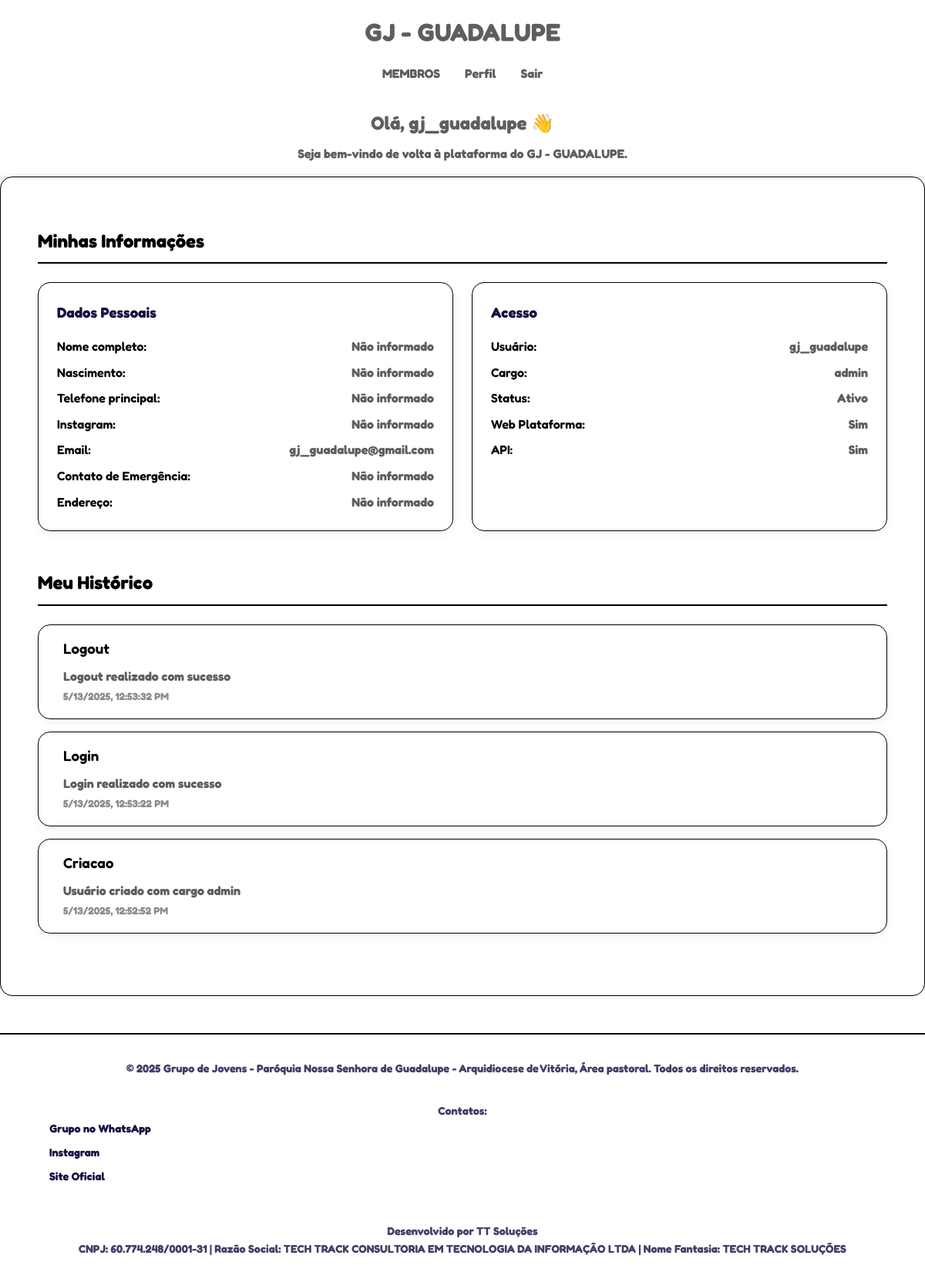
Screenshot of /perfil (signed in) with the database file from the repository.
### tables this page shows
CREATE TABLE usuarios (
    id INTEGER PRIMARY KEY AUTOINCREMENT,
    username TEXT UNIQUE NOT NULL,
    email TEXT NOT NULL,
    senha_hash TEXT NOT NULL,
    cargo TEXT NOT NULL DEFAULT 'user',
    acesso_api BOOLEAN DEFAULT FALSE,
    criado_em TIMESTAMP DEFAULT CURRENT_TIMESTAMP
, nome_completo TEXT, telefone TEXT, instagram TEXT, contato_emergencia TEXT, data_nascimento TEXT, endereco TEXT);

CREATE TABLE logs_usuarios (
    id INTEGER PRIMARY KEY AUTOINCREMENT,
    usuario_id INTEGER NOT NULL,
    acao TEXT NOT NULL,
    detalhes TEXT,
    data_hora TIMESTAMP DEFAULT CURRENT_TIMESTAMP,
    FOREIGN KEY (usuario_id) REFERENCES usuarios(id)
);

### app/routes/perfil.py (the view)
@app.route('/perfil')
def perfil():
    if 'user' not in session:
        return render_template('pages/public/home.html')
    username = session['user']['username']
    user_data = detalhar_usuario(username)
    print(user_data)
    user_logs = log_usuario(username)
    print(user_logs)
    return render_template('pages/private/perfil.html', user=user_data, logs=user_logs)

### app/routes/geral.py (called while the page is built)
@app.context_processor
def inject_now():
    if 'user' not in session:
        user = { 'is_authenticated': False }
    else:
        user = { 'is_authenticated': True }
    return {'now': datetime.now(), 'current_user': user}

### config/database/config/functions_db.py (called while the page is built)
def conectar_banco() -> sqlite3.Connection:
    from config.models.paths import path_data_base
    import os
    path_db = os.path.join(path_data_base, 'site_gj.db')
    try:
        conn = sqlite3.connect(path_db)
        return conn
    except sqlite3.Error as e:
        raise Exception(f"Erro ao conectar ao banco: {e}")

def executar_sql(sql: str) -> Union[str, list]:
    conn = conectar_banco()
    cursor = conn.cursor()
    try:
        cursor.execute(sql)
        if cursor.description:
            resultado = cursor.fetchall()
        else:
            conn.commit()
            resultado = "Sucesso ao executar"
        return resultado
    except sqlite3.Error as e:
        conn.rollback()
        raise Exception(f"Erro ao executar SQL: {e}")
    finally:
        cursor.close()
        conn.close()

### utils/modules/usuarios/functions.py (called while the page is built)
def log_usuario(username: str) -> List[Dict[str, Union[str, int]]]:
    query = f"""
SELECT l.acao, l.detalhes, l.data_hora
FROM logs_usuarios l
JOIN usuarios u ON l.usuario_id = u.id
WHERE u.username = '{username}'
ORDER BY l.data_hora DESC
    """
    resultados = executar_sql(query)
    return [{
        'acao': row[0],
        'detalhes': row[1],
        'data_hora': row[2]
    } for row in resultados]

### app/templates/pages/private/perfil.html (shortened to what this page needs)
{% extends "base.html" %}
{% from "macros/cards.jinja2" import info_card %}
{% block css %}
<link rel="stylesheet" href="{{ url_for('static', filename='css/pages/perfil.css') }}">
{% endblock %}
{% block content %}
<div class="profile-container">
    <section class="profile-section">
        <h2 class="section-title">Minhas Informações</h2>
        <div class="profile-grid">
            {{ info_card(
                title="Dados Pessoais",
                items=[
                    ('Nome completo', user.nome_completo or 'Não informado'),
                    ('Nascimento', user.data_nascimento or 'Não informado'),
                    ('Telefone principal', user.telefone or 'Não informado'),
                    ('Instagram', user.instagram or 'Não informado'),
                    ('Email', user.email),
                    ('Contato de Emergência', user.contato_emergencia or 'Não informado'),
                    ('Endereço', user.endereco or 'Não informado'),
                ]
            ) }}
            {{ info_card(
                title="Acesso",
                items=[
                    ('Usuário', user.username),
                    ('Cargo', user.cargo),
                    ('Status', 'Ativo'),
                    ('Web Plataforma', 'Sim'),
                    ('API', 'Sim' if user.acesso_api else 'Não')
                ]
            ) }}
        </div>
    </section>
    <section class="history-section">
        <h2 class="section-title">Meu Histórico</h2>
        <div class="history-list">
            {% for log in logs %}
                {% include 'components/log-card.html' %}
            {% endfor %}
        </div>
    </section>
{% endblock %}

### app/templates/macros/cards.jinja2
{% macro info_card(title, items) %}
<div class="info-card">
    <h3>{{ title }}</h3>
    <div class="info-list">
        {% for label, value in items %}
        <div class="info-item">
            <span class="info-label">{{ label }}:</span>
            <span class="info-value">{{ value }}</span>
        </div>
        {% endfor %}
    </div>
</div>
{% endmacro %}

### app/templates/components/header.html (shortened to what this page needs)
<header class="main-header">
    <div class="header-container">
        <div class="brand">
            <a href="/index">GJ - GUADALUPE</a>
        </div>
        <nav class="main-nav">
            <ul>
                {% if current_user.is_authenticated %}
                    <li><a href="/membros" title="Ir para membros">MEMBROS</a></li>
                    <li><a href="/perfil" title="Ir para perfil do sistema">Perfil</a></li>
                    <li><a href="/logout" title="Deslogar do sistema">Sair</a></li>
                {% else %}
                    <li><a href="/login" title="Realizar Login">Login</a></li>
                {% endif %}
            </ul>
        </nav>
        <div class="header-intro">
            {% if current_user.is_authenticated %}
                <h2 class="dashboard-title">Olá, {{ session.user.username }} 👋</h2>
                <p class="dashboard-subtext">Seja bem-vindo de volta à plataforma do GJ - GUADALUPE.</p>
            {% else %}
                <h2 class="public-title">Entre para mais recursos</h2>
                <p class="public-subtext">Crie uma conta ou faça login para ter acesso completo ao sistema.</p>
            {% endif %}
        </div>
    </div>
</header>

### app/templates/components/log-card.html (shortened to what this page needs)
<div class="log-card">
    <div class="log-details">
        <h3 class="log-title">{{ log.acao|title }}</h3>
        <p class="log-description">{{ log.detalhes }}</p>
        <small class="log-date">{{ log.data_hora }}</small>
    </div>
</div>

### app/static/css/main.css (style rules this page uses)
:root { --text-color: #1A0D42; --background-color: #FFFFFF; --border-color: #000000; --primary-color: #1A0D42; --secondary-color: #34D399; --accent-color: #F59E0B; --danger-color: #EF4444; --success-color: #10B981; --info-color: #60A5FA; --warning-color: #FBBF24; --text-dark: #000000; --text-light: #5E5E5E; --background-soft: #F7F7F7; --background-card: #FFFFFF; --btn-primary-bg: var(--primary-color); --btn-primary-text: #ffffff; --btn-secondary-bg: var(--secondary-color); --btn-secondary-text: #ffffff; --modal-bg: rgba(0, 0, 0, 0.6); --modal-content-bg: #fff; --spacing-unit: 1rem; }
* { margin: 0; padding: 0; box-sizing: border-box; }
a { color: var(--primary-color); text-decoration: none; transition: color 0.3s ease; }
body { font-family: 'Fredoka', sans-serif; font-weight: bold; line-height: 1.6; color: var(--text-color); background-color: var(--background-color); }

### app/static/css/components/header.css (style rules this page uses)
.main-header { background-color: var(--dark-color); color: var(--text-light); padding: 1rem 0; box-shadow: 0 2px 5px rgba(0,0,0,0.1); }
.header-container { max-width: 1200px; margin: 0 auto; padding: 0 2rem; display: flex; flex-direction: column; align-items: center; text-align: center; }
.brand a { color: var(--text-light); text-decoration: none; font-size: 2rem; font-weight: bold; }
.main-nav ul { display: flex; flex-wrap: wrap; list-style: none; justify-content: center; padding: 0; margin: 1rem 0; }
.main-nav li { margin: 0 1rem; }
.main-nav a { color: var(--text-light); text-decoration: none; font-size: 1rem; transition: color 0.3s; }
.header-intro { margin-top: 0.5rem; }
.dashboard-title, .public-title { font-size: 1.5rem; margin: 0.5rem 0; }
.dashboard-subtext, .public-subtext { font-size: 1rem; margin: 0; }

### app/static/css/pages/perfil.css (style rules this page uses)
.profile-container { max-width: 1200px; margin: 2rem auto; padding: 0 1rem; }
.profile-section, .history-section { margin-bottom: 3rem; }
.section-title { color: var(--text-dark); margin-bottom: 1.5rem; padding-bottom: 0.5rem; border-bottom: 2px solid var(--border-color); }
.profile-grid { display: grid; grid-template-columns: repeat(auto-fit, minmax(300px, 1fr)); gap: 1.5rem; }
.info-card { background-color: var(--background-card); border: 1px solid var(--border-color); border-radius: 1rem; padding: 1.5rem; box-shadow: 0 4px 12px rgba(0, 0, 0, 0.05); }
.info-card h3 { color: var(--primary-color); margin-bottom: 1rem; }
.info-list { display: flex; flex-direction: column; gap: 0.5rem; }
.info-item { display: flex; justify-content: space-between; color: var(--text-dark); }
.info-label { font-weight: 600; color: var(--text-dark); }
.info-value { color: var(--text-light); }
.history-list { display: flex; flex-direction: column; gap: 1rem; }
.log-card { display: flex; align-items: flex-start; gap: 1rem; background-color: var(--background-card); padding: 1rem; border: 1px solid var(--border-color); border-radius: 1rem; box-shadow: 0 4px 12px rgba(0, 0, 0, 0.05); transition: transform 0.3s ease, box-shadow 0.3s ease; }
.log-details { flex: 1; }
.log-title { margin: 0 0 0.5rem 0; color: var(--text-dark); font-weight: 600; }
.log-description { margin: 0; color: var(--text-light); }
.log-date { color: var(--text-light); opacity: 0.7; }

### rows the page displays
usuarios: user.username "gj_guadalupe", label "Email", email "gj_guadalupe@gmail.com", label "Usuário", username "gj_guadalupe", label "Cargo", cargo "admin"
logs_usuarios: acao "Logout", detalhes "Logout realizado com sucesso"
logs_usuarios: acao "Login", detalhes "Login realizado com sucesso"
logs_usuarios: acao "Criacao", detalhes "Usuário criado com cargo admin"

### other values shown
{{ title }} "Dados Pessoais Acesso"
{{ label }} "Nome completo" "Nascimento" "Telefone principal" "Instagram" "Contato de Emergência" "Endereço" "Status" "Web Plataforma" "API"
{{ value }} "Não informado" "Não informado" "Não informado" "Não informado" "Não informado" "Não informado" "Ativo" "Sim" "Sim"
